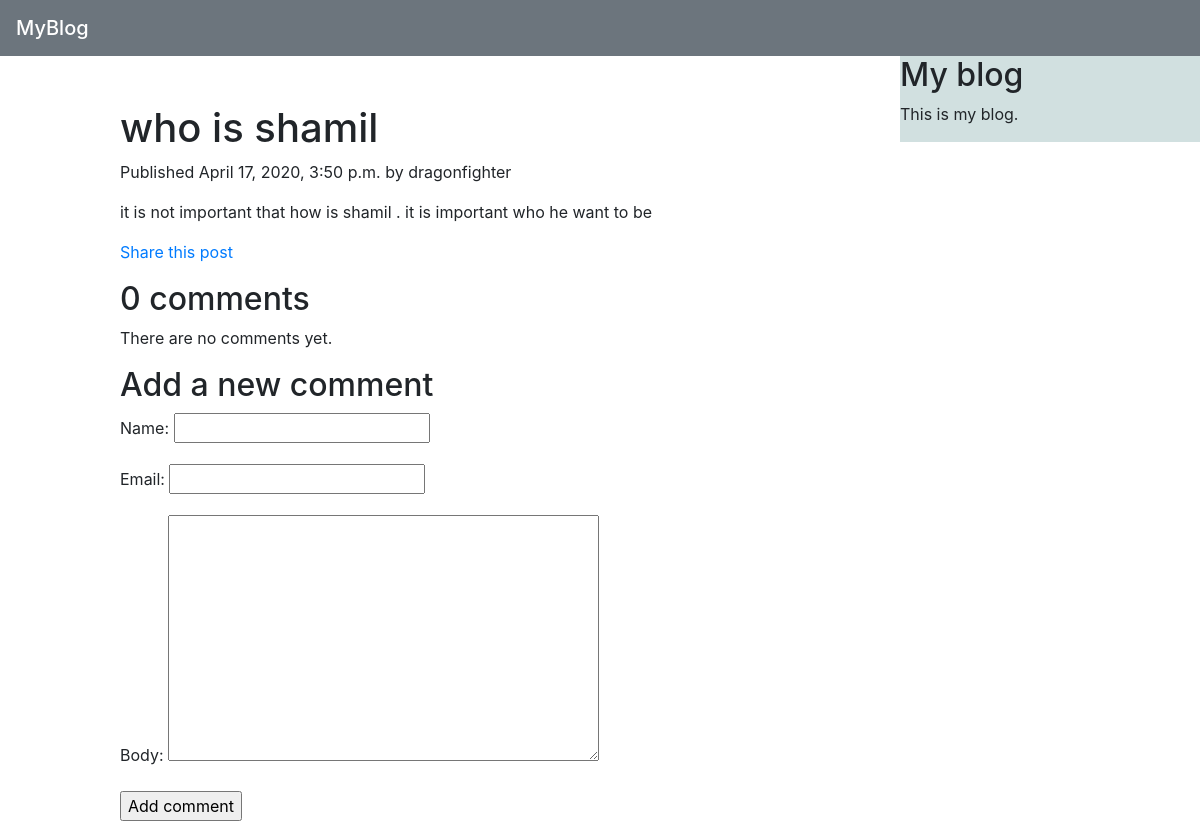
Page /blog/2020/4/17/who-is-shamil/ on the committed database.
### blog/models.py (models this page shows, shortened)
class Post(models.Model):
    objects = models.Manager()
    published = PublishedManager()
    STATUS_CHOICES = (
        ('draft', 'Draft'),
        ('published', 'Published'),
    )
    title = models.CharField(max_length=250)
    slug = models.SlugField(max_length=250,
                            unique_for_date='publish')
    author = models.ForeignKey(User,
                               on_delete=models.CASCADE,
                               related_name='blog_posts')
    body = models.TextField()
    publish = models.DateTimeField(default=timezone.now)
    created = models.DateTimeField(auto_now_add=True)
    updated = models.DateTimeField(auto_now=True)
    status = models.CharField(max_length=10,
                              choices=STATUS_CHOICES,
                              default='draft')
    tags = TaggableManager()
    class Meta:
        ordering = ('-publish',)

### blog/views.py (the view)
def post_detail(request, year, month, day, post):
    post = get_object_or_404(Post, slug=post,
                             status='published',
                             publish__year=year,
                             publish__month=month,
                             publish__day=day)
    comments = post.comments.filter(active=True)
    new_comment = None
    if request.method == 'POST':
        comment_form = CommentForm(data=request.POST)
        if comment_form.is_valid():
            new_comment = comment_form.save(commit=False)
            new_comment.post = post
            new_comment.save()
    else:
        comment_form = CommentForm()
    return render(request,
                  'blog/post/detail.html',
                  {'post': post,
                   'comments': comments,
                   'new_comment': new_comment,
                   'comment_form': comment_form})

### blog/forms.py
class CommentForm(forms.ModelForm):
    class Meta:
        model = Comment
        fields = ('name', 'email', 'body')

### blog/templates/blog/post/detail.html (shortened to what this page needs)
{% extends "blog/base.html" %}
{%block content%}
    <h1>{{post.title}}</h1>
    <p class="date">
        Published {{post.publish}} by {{post.author}}
    </p>
            {{post.body|truncatewords:30|linebreaks}}
    <p>
    <a href="{% url 'blog:post_share' post.id %}">
    Share this post
    </a>
    </p>
{% with comments.count as total_comments %}
    <h2>
    {{ total_comments }} comment{{ total_comments|pluralize }}
    </h2>
{% endwith %}
{% for comment in comments %}
    <div class="comment">
    <p class="info">
    Comment {{ forloop.counter }} by {{ comment.name }}
    {{ comment.created }}
    </p>
    {{ comment.body|linebreaks }}
        <hr>
    </div>
    {% empty %}
    <p>There are no comments yet.</p>
{% endfor %}
{% if new_comment %}
<h2>Your comment has been added.</h2>
{% else %}
<h2>Add a new comment</h2>
<form method="post">
{{ comment_form.as_p }}
<p><input type="submit" value="Add comment"></p>
</form>
{% endif %}
{%endblock%}

### blog/static/css/blog.css (style rules this page uses)
body { background-image: href('https://images.app.goo.gl/dGkUzicujWm3EA5r6'); }

### rows in the picture
Post: title "who is shamil", publish "April 17, 2020, 3:50 p.m.", author "dragonfighter", body "it is not important that how is shamil . it is important who he want to be"

### other values in the picture
{{ total_comments }} "0"
